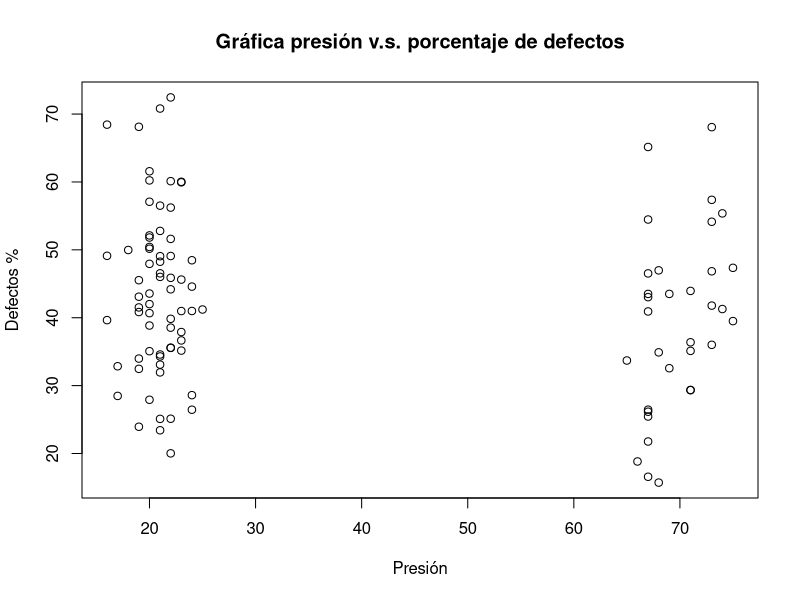
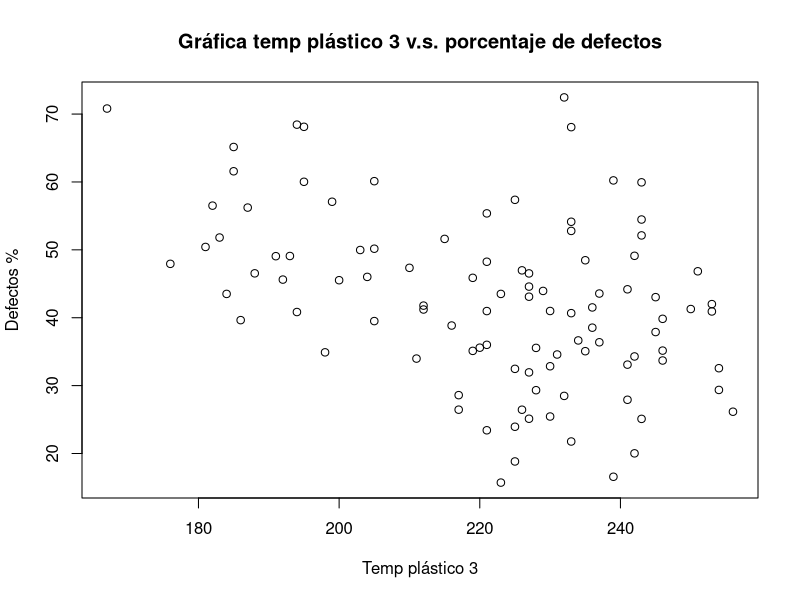
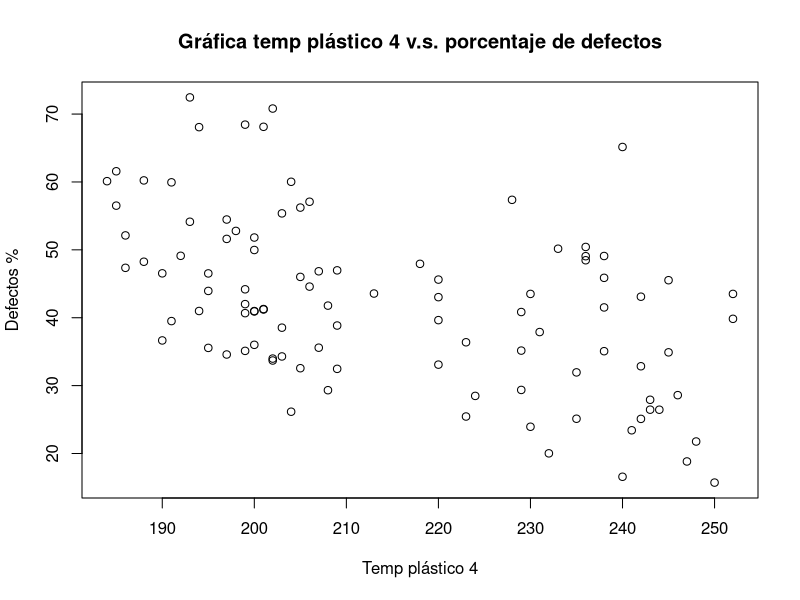
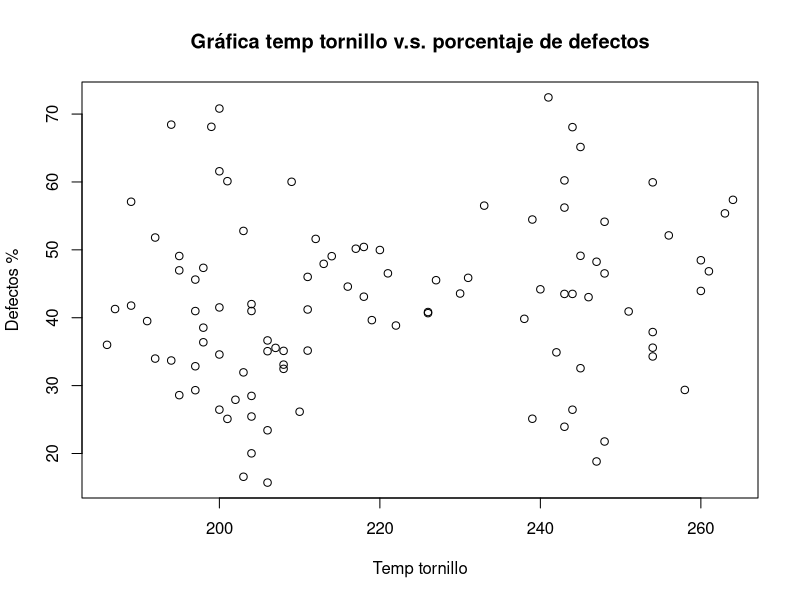
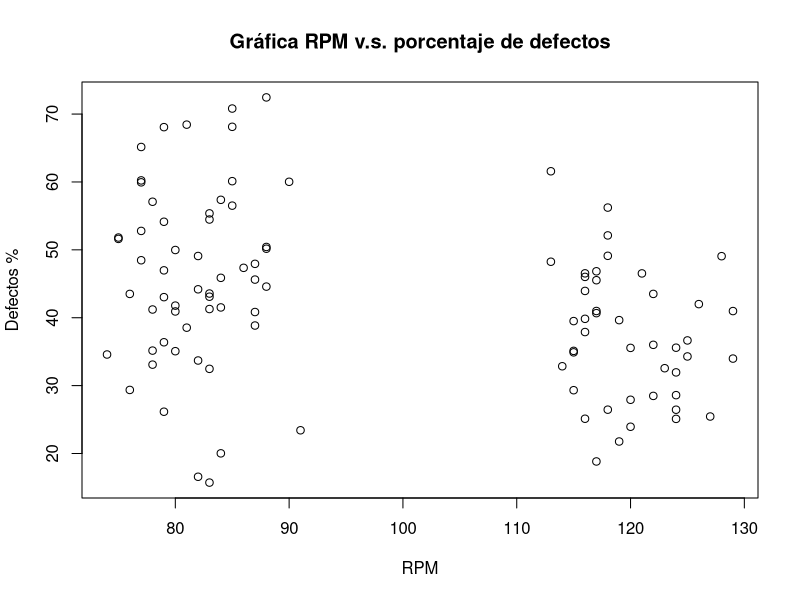
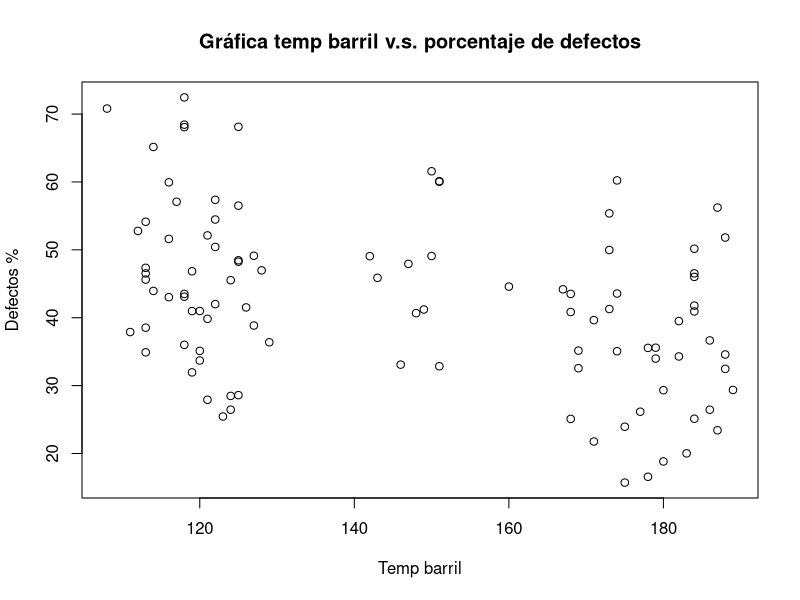
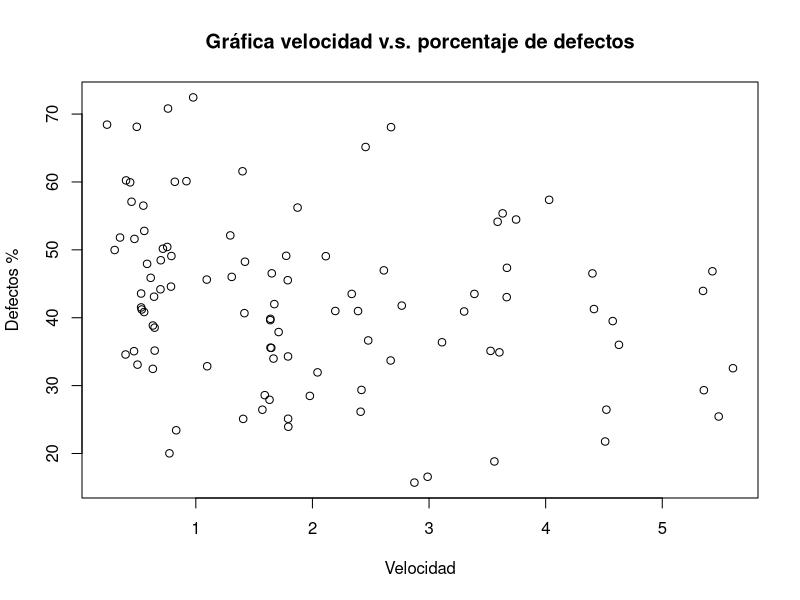
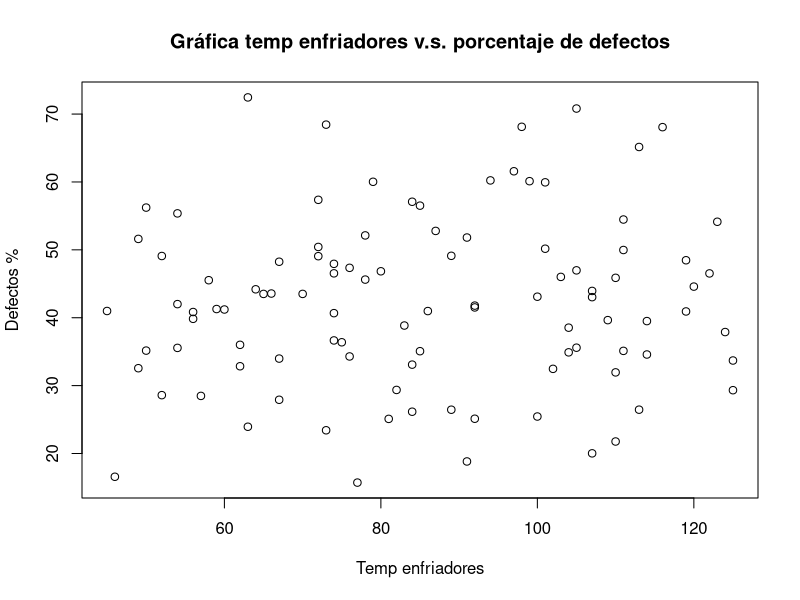

Source code (R) for these figures, in order:
# Antonio Noguerón Bárcenas A01423759
# Annette Pamela Ruiz Abreu A01423595
# Paulina Galindo Rodríguez A01424818

# Primer Análisis de Datos

# Librerías

library(dplyr)
library(tidyr)
library(readr)
library(skimr)
library(readxl)
library(ggplot2)
library(corrplot)
library(GGally)
library(psych)


# Importar datos de situación problema
historico <- read_excel("Datos_Situacion_Problema.xlsx", sheet="Histórico de defectos")
muestreo <- read_excel("Datos_Situacion_Problema.xlsx", sheet="Datos de muestreo", skip=1)
indice <- read_excel("Datos_Situacion_Problema.xlsx", sheet="Índice")

# Exploración de los datos de muestreo
head(muestreo)
str(muestreo)
resumen <- summary(muestreo)
colnames <- names(muestreo)
num_datos <- nrow(muestreo)

#Cambio de nombre a las variabkes
attach(muestreo)
#        NUEVO                 # ANTERIOR
datos<- rename(muestreo, PresionBomba = A,
                TempPlastico3Bomba  = B,
                TempPlastico4Mezcladora = C,
                TempTornilloUsillo = D,
                RpmTornilloUsillo = E,
                TempBarril = F,
                VelocidadExtrusion = G,
                TempEnfriadores = H,
                TipoMateria = I,
                PorcentajeDefectos = Y
               )

names(datos)
attach(datos)


# Graficar cada variable respecto al porcentaje de error

plot(A, Y, main="Gráfica presión v.s. porcentaje de defectos", xlab="Presión", ylab="Defectos %")
plot(B, Y, main="Gráfica temp plástico 3 v.s. porcentaje de defectos", xlab="Temp plástico 3", ylab="Defectos %")
plot(C, Y, main="Gráfica temp plástico 4 v.s. porcentaje de defectos", xlab="Temp plástico 4", ylab="Defectos %")
plot(D, Y, main="Gráfica temp tornillo v.s. porcentaje de defectos", xlab="Temp tornillo", ylab="Defectos %")
plot(E, Y, main="Gráfica RPM v.s. porcentaje de defectos", xlab="RPM", ylab="Defectos %")
plot(F, Y, main="Gráfica temp barril v.s. porcentaje de defectos", xlab="Temp barril", ylab="Defectos %")
plot(G, Y, main="Gráfica velocidad v.s. porcentaje de defectos", xlab="Velocidad", ylab="Defectos %")
plot(H, Y, main="Gráfica temp enfriadores v.s. porcentaje de defectos", xlab="Temp enfriadores", ylab="Defectos %")
plot(I, Y, main="Gráfica materia prima v.s. porcentaje de defectos", xlab="Materia prima", ylab="Defectos %")

# Gráficas múltiples
multi.hist(x = muestreo, dcol = c("blue", "red"),
           dlty = c("dotted","solid"), lwd = c(2,1),
           main = c("A", "B", "C", "D", "E", "F", "G", "H", "I", "Y"))

# Correlograma
corrplot(cor(datos))

# Gráficas ggpairs
ggpairs(datos)
#ggpairs(datos, upper = list(coninuous = "smooth"),
#        lower = list(continuous = "blank"),
#        diag = list(continuous = "densityDiag"))


#Al ver el correlograma, vimos que la velocidad de extrusión
# y la Presión de la bomba están relacionadas.
plot(PresionBomba, VelocidadExtrusion, main="Gráfica Presión de la Bomba \n v.s. Velocidad de extrusión", xlab="Presión de la Bomba [Bar]", ylab="Velocidad Extrusión [m/s]")
plot(TempPlastico4Mezcladora, PorcentajeDefectos, main="Gráfica de Temperatura de Plástico 4 (mezcladora) \n v.s. Porcentaje de Defectos", xlab="Temperatura Plástico 4 [°C]", ylab="Defectos [%]")
plot(TempPlastico3Bomba, PorcentajeDefectos, main="Gráfica de Temperatura de Plástico 3 (bomba) \n v.s. Porcentaje de Defectos", xlab="Temperatura Plástico 3 [°C]", ylab="Defectos [%]")
plot(TempBarril, PorcentajeDefectos, main="Gráfica de Temperatura del Barril \n v.s. Porcentaje de Defectos", xlab="Temperatura del Barril [°C]", ylab="Defectos [%]")



#Regresión lineal simple con una de las variables con más correlación
regresionSimple <- lm(Y ~ C, data=muestreo)
summary(regresionSimple)

# Regresión lineal inicial

regresion <- lm(Y ~ A + B + C + D + E + F + G + H + I, data=muestreo)
summary(regresion)

# Regresión lineal ajustada 1

regresion1 <- lm(Y ~ A + B + C + D + E + F, data=muestreo)
summary(regresion1)

# Regresión lineal ajustada 2
regresion2 <- lm(Y ~ B + C + D + E + F + H, data=muestreo)
summary(regresion2)

#Regresión con las variables más correlacionadas al porcentaje de defectos.
regresion3 <- lm(Y ~ B + C + E + F + G, data=muestreo)
summary(regresion3)



# Modelo de predicción

datos_nuevos <- data.frame(A=73,B=213,C=220,D=195,E=110,F=130,G=4.5,H=70,I=2)
predict(regresion1, datos_nuevos)

